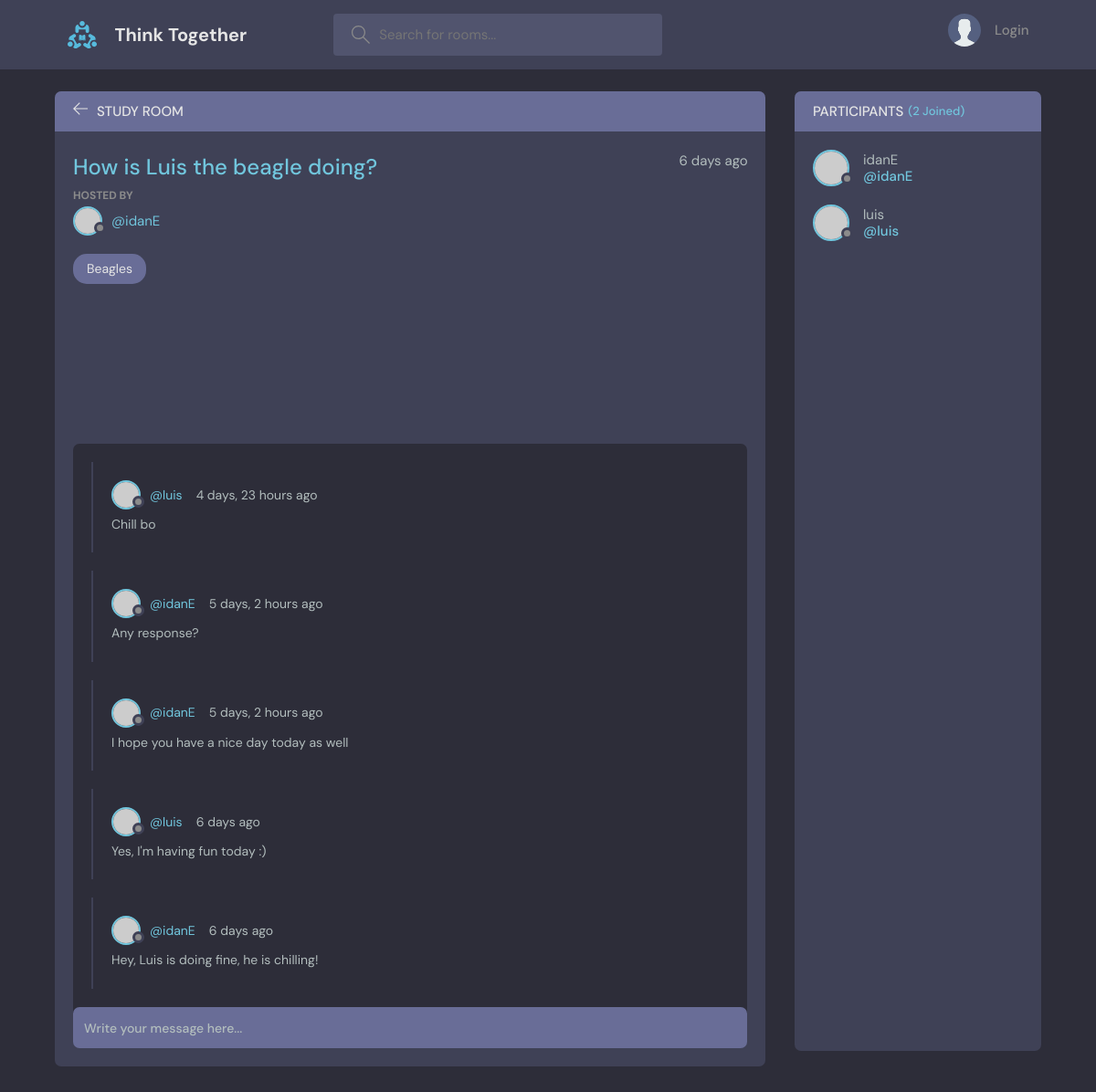
Page /room/2/ on the committed database.
### base/models.py (models this page shows, shortened)
class Room(models.Model):
    host = models.ForeignKey(User, on_delete=models.SET_NULL, null=True)
    topic = models.ForeignKey(Topic, on_delete=models.SET_NULL, null=True)
    name = models.CharField(max_length=200)
    description = models.TextField(null=True, blank=True)
    participants = models.ManyToManyField(User, related_name='participants', blank=True)
    updated = models.DateTimeField(auto_now=True)
    created = models.DateTimeField(auto_now_add=True)
    class Meta:
        ordering = ['-updated', '-created']

class Topic(models.Model):
    name = models.CharField(max_length=200)
    def __str__(self):
        return self.name

class Message(models.Model):
    user = models.ForeignKey(User, on_delete=models.CASCADE)
    room = models.ForeignKey(Room, on_delete=models.CASCADE)
    body = models.TextField()
    updated = models.DateTimeField(auto_now=True)
    created = models.DateTimeField(auto_now_add=True)
    class Meta:
        ordering = ['-updated', '-created']

### base/views.py (the view, shortened to what this page needs)
# urls.py: path('room/<str:pk>/', views.room, name='room'),
def room(request, pk):
    my_room = Room.objects.get(id=pk)
    room_messages = my_room.message_set.all()
    participants = my_room.participants.all()
    context = {'room': my_room, 'room_messages': room_messages, 'participants': participants}
    return render(request, 'base/room.html', context)

### base/templates/base/room.html (shortened to what this page needs)
{% extends 'main.html' %}
{% block content %}
    <main class="profile-page layout layout--2">
      <div class="container">
        <div class="room">
          <div class="room__top">
            <div class="room__topLeft">
              <a href="{% url 'home' %}">
                <svg version="1.1" xmlns="http://www.w3.org/2000/svg" width="32" height="32" viewBox="0 0 32 32">
                  <title>arrow-left</title>
                  <path
                    d="M13.723 2.286l-13.723 13.714 13.719 13.714 1.616-1.611-10.96-10.96h27.625v-2.286h-27.625l10.965-10.965-1.616-1.607z"
                  ></path>
                </svg>
              </a>
              <h3>Study Room</h3>
            </div>
          </div>
          <div class="room__box scroll">
            <div class="room__header scroll">
              <div class="room__info">
                <h3>{{ room.name }}</h3>
                <span>{{ room.created|timesince }} ago</span>
              </div>
              <div class="room__hosted">
                <p>Hosted By</p>
                <a href="{% url 'user-profile' room.host.id %}" class="room__author">
                  <div class="avatar avatar--small">
                    <img src="https://randomuser.me/api/portraits/men/37.jpg" />
                  </div>
                  <span>@{{ room.host.username }}</span>
                </a>
              </div>
              <span class="room__topics">{{ room.topic }}</span>
            </div>
            <div class="room__conversation">
              <div class="threads scroll">
              {% for message in room_messages %}
                <div class="thread">
                  <div class="thread__top">
                    <div class="thread__author">
                      <a href="{% url 'user-profile' message.user.id %}" class="thread__authorInfo">
                        <div class="avatar avatar--small">
                          <img src="https://randomuser.me/api/portraits/men/37.jpg" />
                        </div>
                        <span>@{{ message.user.username }}</span>
                      </a>
                      <span class="thread__date">{{ message.created|timesince }} ago</span>
                    </div>
                  </div>
                  <div class="thread__details">
                    {{ message.body }}
                  </div>
                </div>
              {% endfor %}
              </div>
            </div>
          </div>
          <div class="room__message">
            <form action="" method="POST">
                <input name="" placeholder="Write your message here..." /></form>
          </div>
        </div>
        <div class="participants">
          <h3 class="participants__top">Participants <span>({{ participants.count }} Joined)</span></h3>
          <div class="participants__list scroll">
              {% for user in participants %}
            <a href="{% url 'user-profile' user.id %}" class="participant">
              <div class="avatar avatar--medium">
                <img src="https://randomuser.me/api/portraits/men/37.jpg" />
              </div>
              <p>
                {{ user.username }}
                <span>@{{ user.username }}</span>
              </p>
            </a>
              {% endfor %}
          </div>
        </div>
      </div>
    </main>
{% endblock content %}

### rows in the picture
Room: name "How is Luis the beagle doing?", created "6 days", host.username "idanE", topic "Beagles"
Message: user.username "luis", created "4 days, 23 hours", body "Chill bo"
Message: user.username "idanE", created "5 days, 2 hours", body "Any response?"
Message: user.username "idanE", created "5 days, 2 hours", body "I hope you have a nice day today as well"
Message: user.username "luis", created "6 days", body "Yes, I'm having fun today :)"
Message: user.username "idanE", created "6 days", body "Hey, Luis is doing fine, he is chilling!"

### other values in the picture
{{ participants.count }} "2"
{{ user.username }} "idanE"
{{ user.username }} "luis"
